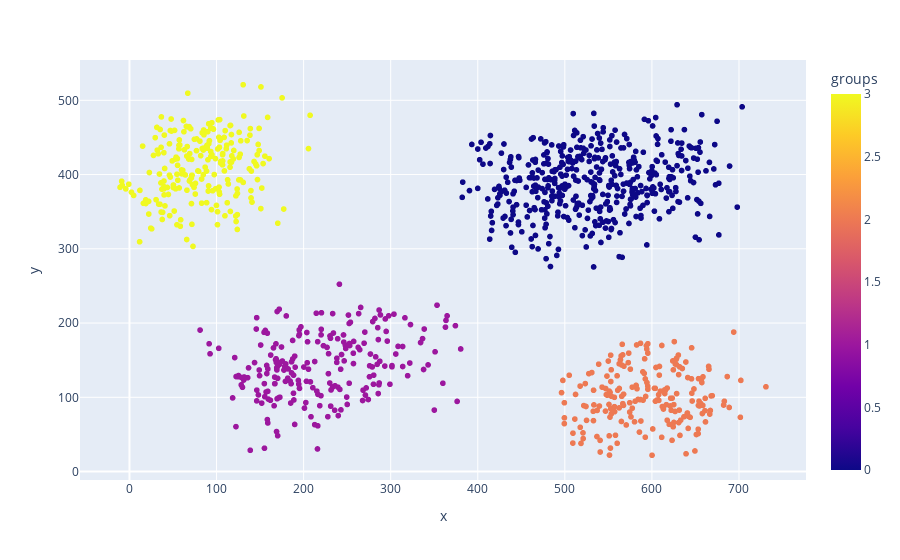

The notebook cell this image was saved under:
### Code cell
px.scatter(df, x='x', y='y', color='groups')

### Figure 1 — Plotly figure (JSON) as saved in the notebook; plotly's stock layout.template omitted (floating-point values rounded to 4 significant figures; data arrays with more than 128 entries replaced by an {"elided": "..."} marker saying what was removed)
{"data": [{"hovertemplate": "x=%{x}<br>y=%{y}<br>groups=%{marker.color}<extra></extra>", "legendgroup": "", "marker": {"color": {"elided": "1104 int values"}, "coloraxis": "coloraxis", "symbol": "circle"}, "mode": "markers", "name": "", "showlegend": false, "type": "scattergl", "x": {"elided": "1104 float values"}, "xaxis": "x", "y": {"elided": "1104 float values"}, "yaxis": "y"}], "layout": {"coloraxis": {"colorbar": {"title": {"text": "groups"}}, "colorscale": [[0, "#0d0887"], [0.1111, "#46039f"], [0.2222, "#7201a8"], [0.3333, "#9c179e"], [0.4444, "#bd3786"], [0.5556, "#d8576b"], [0.6667, "#ed7953"], [0.7778, "#fb9f3a"], [0.8889, "#fdca26"], [1, "#f0f921"]]}, "legend": {"tracegroupgap": 0}, "margin": {"t": 60}, "xaxis": {"anchor": "y", "domain": [0, 1], "title": {"text": "x"}}, "yaxis": {"anchor": "x", "domain": [0, 1], "title": {"text": "y"}}}}
